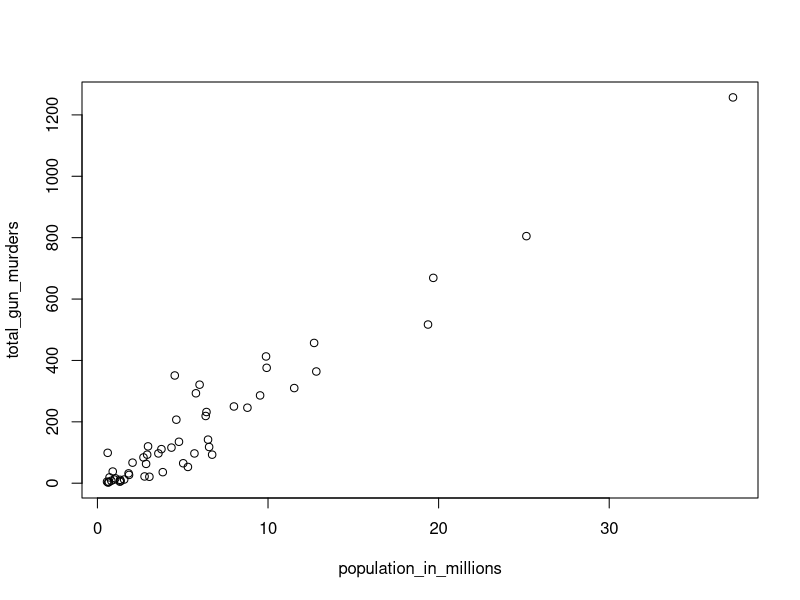
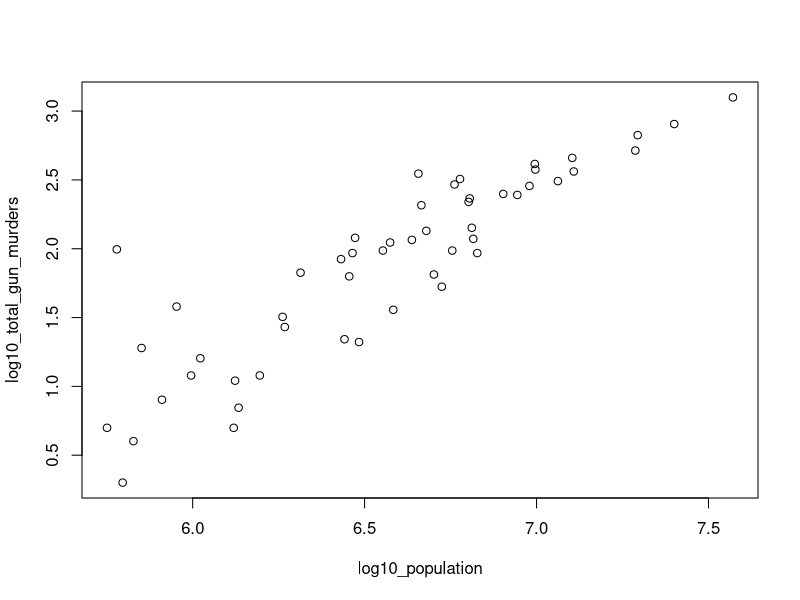
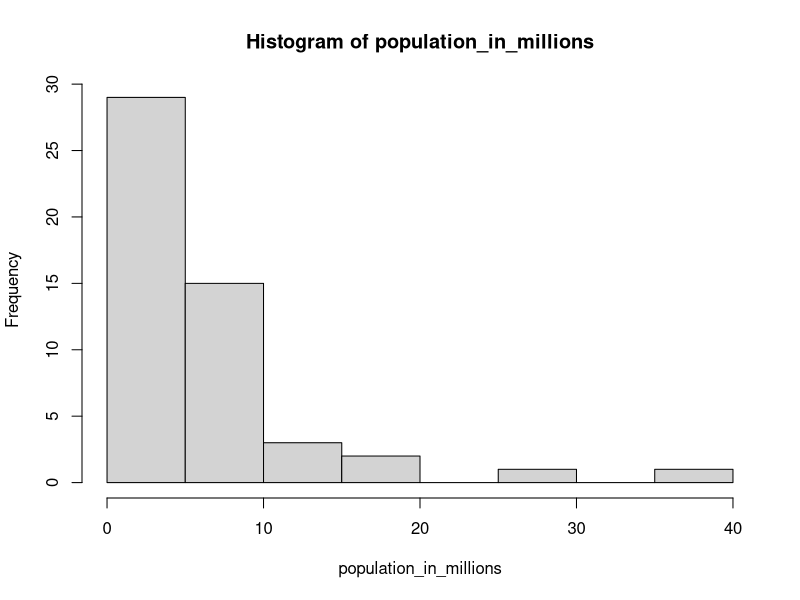
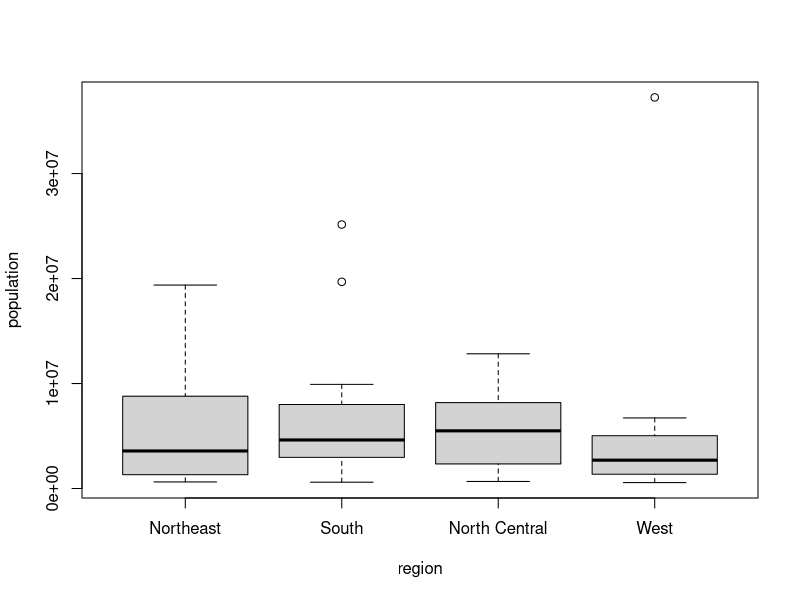

Here is the R script that generated these plots, in order:
## ---- chunk 1
knitr::opts_chunk$set(echo = TRUE)
## ---- chunk 2
library(dslabs)
data(murders)
## ---- chunk 3
pop <- murders$population

pop<-sort(pop)
 
pop[1]
## ---- chunk 4
pop <- murders$population

o <- order(pop)

o[1]
## ---- chunk 5
which.min(murders$population)
## ---- chunk 6
i <- which.min(murders$population)

states <- murders$state

states[i]
## ---- chunk 7
temp <- c(35, 88, 42, 84, 81, 30)
city <- c("Beijing", "Lagos", "Paris", "Rio de Janeiro", "San Juan", "Toronto")
city_temps <- data.frame(name = city, temperature = temp)


states <- murders$state
 
ranks <- rank(murders$population)

my_df <- data.frame(name=states, ranks)
## ---- chunk 8
states <- murders$state

ranks <- rank(murders$population)

ind <- order(murders$population)

my_df<-data.frame(states = states[ind], ranks = ranks[ind])
## ---- chunk 9
population_in_millions <- murders$population/10^6
total_gun_murders <- murders$total
plot(population_in_millions, total_gun_murders)


log10_population <-log10(murders$population)
log10_total_gun_murders <- log10(total_gun_murders)
plot(log10_population,log10_total_gun_murders)
## ---- chunk 10
population_in_millions <- murders$population/10^6

hist(population_in_millions)
## ---- chunk 11
boxplot(population~region, data=murders)
